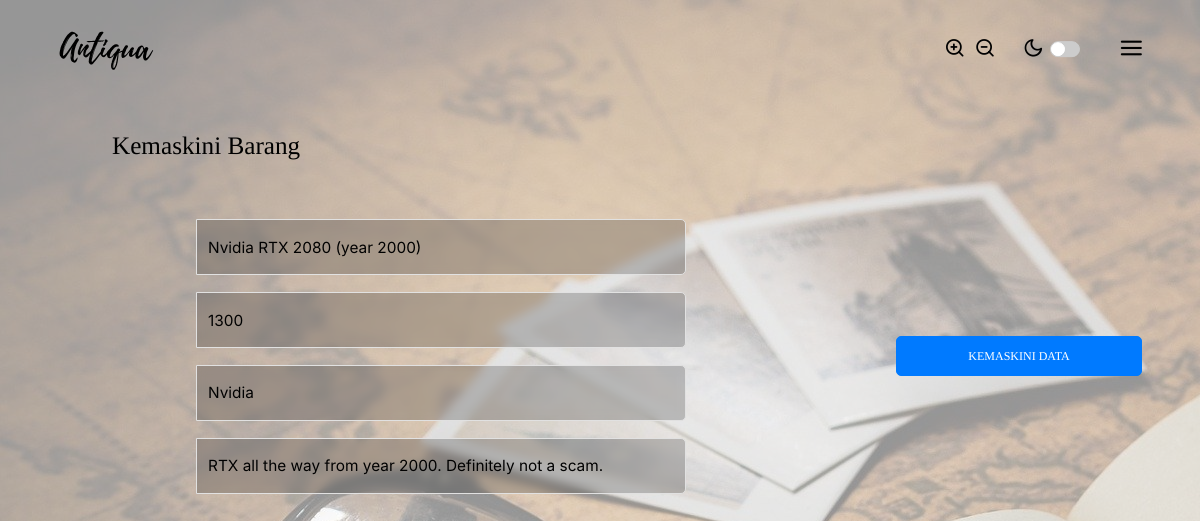
The page /kemaskinistokfun/index.php?index=A42778497 (signed in) on the database its author committed.
### tables this page shows
CREATE TABLE `antik` (
  `idantik` varchar(9) NOT NULL,
  `namaantik` varchar(750) NOT NULL,
  `hargaantik` double NOT NULL,
  `penjelasanantik` text NOT NULL,
  `tempatasalantik` varchar(750) NOT NULL,
  `status` tinyint(1) NOT NULL
);

### kemaskinistokfun/index.php (the view, shortened to what this page needs)
<?php
    require('../functions/dbcon.php');
    $target = $_GET['index'];
    $data = mysqli_query($dbcon, "SELECT * FROM antik WHERE idantik='$target'");
    $info = mysqli_fetch_array($data);
?>
<!DOCTYPE html>
<html>
    <head>
        <link rel="stylesheet" href="../style/style.css">
        <link rel="stylesheet" href="../style/global.css">
        <link rel="stylesheet" href="../style/tambahstok.css">
    </head>
    <body class="zi-main">
        <?php include("../components/header.php");?>
        <?php include("../components/menuoverlay.php");?>
        <div class="title">
            Kemaskini Barang
        </div>
        <div class="addstock-content">
            <form class="login-form" method="POST" autocomplete="off">
                <div>
                    <div class="zi-input-group prefix">
                        <input class="zi-input" placeholder="Nama Antik" name="namaantik" required value="<?php echo $info['namaantik']?>">
                    </div>
                    <br>
                    <div class="zi-input-group prefix">
                        <input class="zi-input" placeholder="Harga Antik" name="hargaantik" required value="<?php echo $info['hargaantik']?>">
                    </div>
                    <br>
                    <div class="zi-input-group prefix">
                        <input class="zi-input" placeholder="Tempat Asal" name="tempatasal" required value="<?php echo $info['tempatasalantik']?>">
                    </div>
                    <br>
                    <div class="zi-input-group prefix">
                        <input class="zi-input" placeholder="Deskripsi" name="deskripsi" required value="<?php echo $info['penjelasanantik']?>">
                    </div>
                </div>
                <div>
                    <button class="zi-btn success submitbtn" name="update" onclick="return confirm('Kemaskini maklumat stok dalam sistem?');">KEMASKINI DATA</button>
                </div>
            </form>
        </div>
    </body>
</html>

### style/global.css (style rules this page uses)
body, html { height: 100%; width: 100%; font-family: "Volte" !important; }
.title { font-size: 1.8rem; font-family: "Volte Bold"; margin: 2rem 8rem; }
.prefix { font-size: 1.3rem !important; left: 1rem !important; }
.zi-input { background-color: rgba(0,0,0,0.2) !important; backdrop-filter: blur(5px); }
.zi-input::placeholder { color: rgb(209, 207, 207); }

### style/tambahstok.css (style rules this page uses)
.addstock-content { margin: 3rem 14rem; }
.zi-input { height: 4rem; width: 35rem; font-size: 1.1rem; }
.login-form { display: grid; grid-template-columns: 35rem auto; }
.zi-input-group { margin: 0.6rem 0; }
.submitbtn { position: relative; top: 50%; transform: translateY(-50%); margin-left: 15rem; }

### rows shown on the page
antik: namaantik "Nvidia RTX 2080 (year 2000)", hargaantik "1300", tempatasal "Nvidia", deskripsi "RTX all the way from year 2000. Definitely not a scam."
